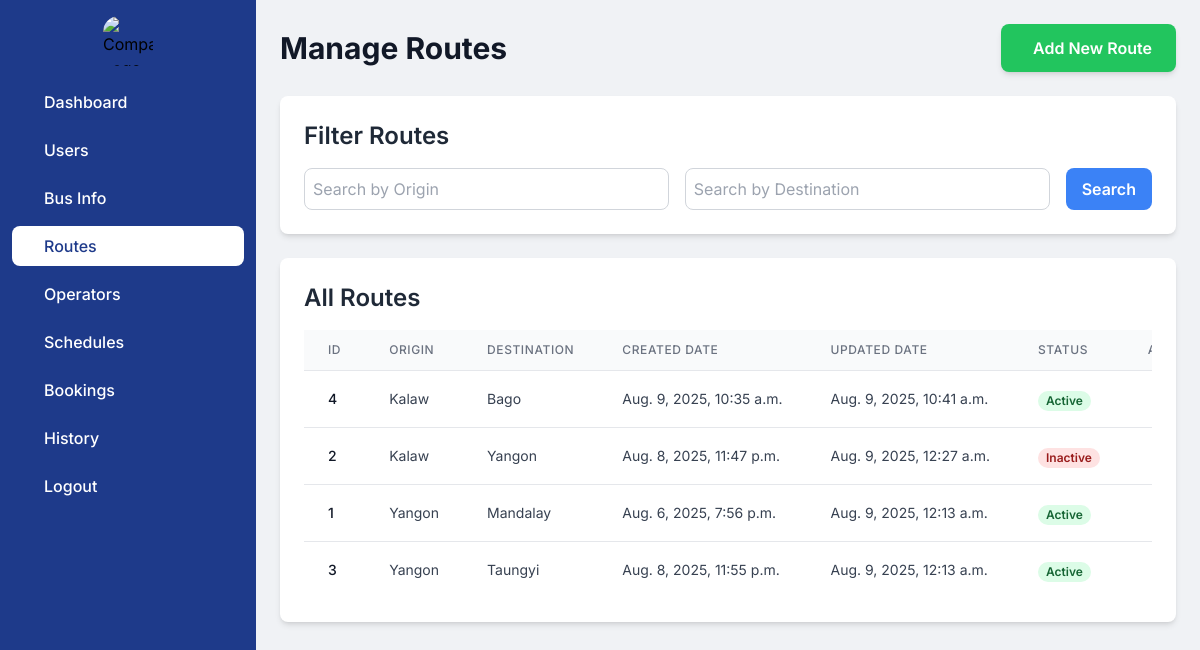
The app's page /admindashboard/route_home/, older data.
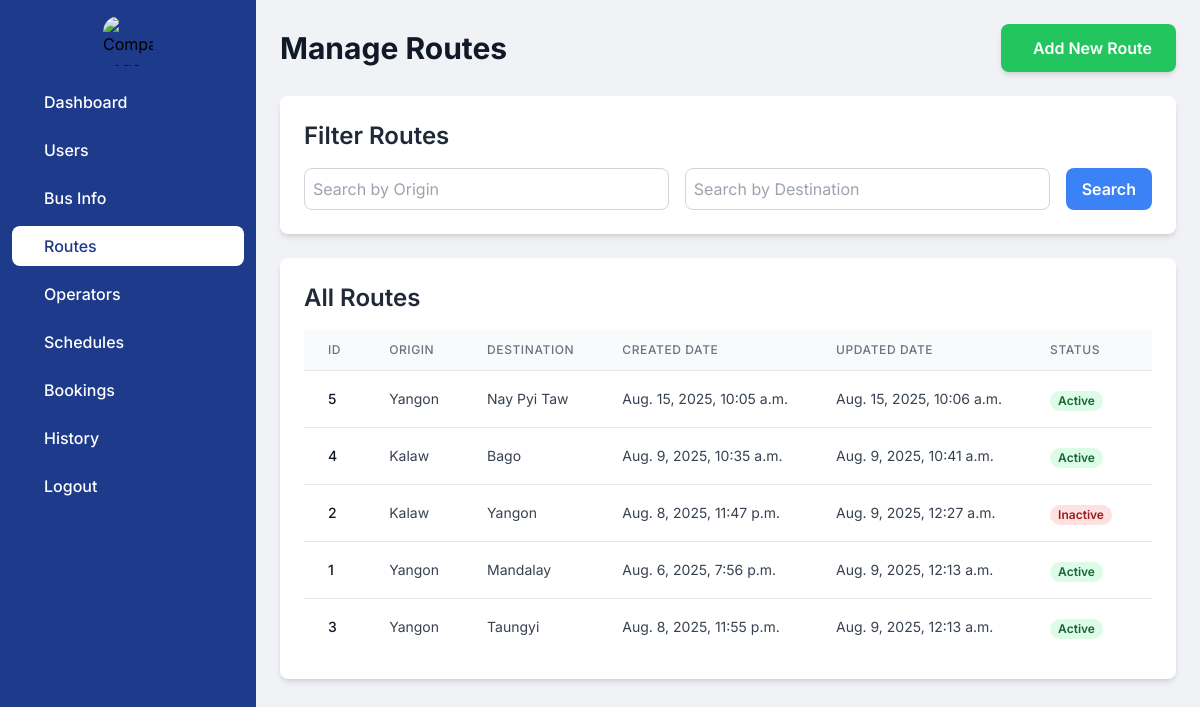
The same page, newer data.
### myapp/models.py (models this page shows, shortened)
class Route(models.Model):
    origin = models.CharField(max_length=30)
    destination = models.CharField(max_length=30)
    del_flag = models.IntegerField(default=0)
    created_date = models.DateTimeField(auto_now_add=True)
    updated_date = models.DateTimeField(auto_now=True)
    class Meta:
        verbose_name_plural = "Routes"

### myapp/views.py (the view)
# urls.py: path('admindashboard/route_home/',views.route_home,name='route_home'),
def route_home(request):
    origin_query = request.GET.get('origin', '')
    destination_query = request.GET.get('destination', '')
    routes = Route.objects.all()
    if origin_query:
        routes = routes.filter(Q(origin__icontains=origin_query))
    if destination_query:
        routes = routes.filter(Q(destination__icontains=destination_query))
    routes = routes.order_by('-updated_date')
    context = {
        'routes': routes,
        'origin_query': origin_query,
        'destination_query': destination_query,
    }
    return render(request, 'admin/route_home.html', context)

### myapp/context_processors.py (called while the page is built)
def route_choices(request):
    origins = Route.objects.values_list('origin', flat=True).distinct()
    destinations = Route.objects.values_list('destination', flat=True).distinct()
    return {
        'origins': origins,
        'destinations': destinations
    }

### templates/admin/route_home.html (shortened to what the changed rows need)
<!DOCTYPE html>
<html lang="en">
<head>
    <script src="https://cdn.tailwindcss.com"></script>
</head>
<body class="flex flex-col md:flex-row h-screen">
    <div class="flex-grow p-4 md:p-6 overflow-y-auto md:ml-64">
        <div class="flex flex-col md:flex-row md:items-center md:justify-between mb-6">
            <h1 class="text-2xl md:text-3xl font-bold text-gray-900 mb-4 md:mb-0">Manage Routes</h1>
        </div>
        <div class="bg-white rounded-lg shadow-md p-4 md:p-6 mb-6">
            <h2 class="text-xl md:text-2xl font-semibold text-gray-800 mb-4">Filter Routes</h2>
        </div>
        <div class="bg-white rounded-lg shadow-md p-4 md:p-6 mb-6">
            <h2 class="text-xl md:text-2xl font-semibold text-gray-800 mb-4">All Routes</h2>
            <div class="overflow-x-auto">
                <table class="min-w-full divide-y divide-gray-200">
                    <thead class="bg-gray-50">
                        <tr>
                            <th scope="col" class="px-3 md:px-6 py-3 text-left text-xs font-medium text-gray-500 uppercase tracking-wider">ID</th>
                            <th scope="col" class="px-3 md:px-6 py-3 text-left text-xs font-medium text-gray-500 uppercase tracking-wider">Origin</th>
                            <th scope="col" class="px-3 md:px-6 py-3 text-left text-xs font-medium text-gray-500 uppercase tracking-wider">Destination</th>
                            <th scope="col" class="px-3 md:px-6 py-3 text-left text-xs font-medium text-gray-500 uppercase tracking-wider">Created Date</th>
                            <th scope="col" class="px-3 md:px-6 py-3 text-left text-xs font-medium text-gray-500 uppercase tracking-wider">Updated Date</th>
                            <th scope="col" class="px-3 md:px-6 py-3 text-left text-xs font-medium text-gray-500 uppercase tracking-wider">Status</th>
                            <th scope="col" class="px-3 md:px-6 py-3 text-left text-xs font-medium text-gray-500 uppercase tracking-wider">Actions</th>
                        </tr>
                    </thead>
                    <tbody class="bg-white divide-y divide-gray-200">
                        {% if routes %}
                            {% for route in routes %}
                            <tr>
                                <td class="px-3 md:px-6 py-4 whitespace-nowrap text-sm font-medium text-gray-900">{{ route.id }}</td>
                                <td class="px-3 md:px-6 py-4 whitespace-nowrap text-sm text-gray-700">{{ route.origin }}</td>
                                <td class="px-3 md:px-6 py-4 whitespace-nowrap text-sm text-gray-700">{{ route.destination }}</td>
                                <td class="px-3 md:px-6 py-4 whitespace-nowrap text-sm text-gray-700">{{ route.created_date }}</td>
                                <td class="px-3 md:px-6 py-4 whitespace-nowrap text-sm text-gray-700">{{ route.updated_date }}</td>
                                <td class="px-3 md:px-6 py-4 whitespace-nowrap">
                                    <span class="px-2 inline-flex text-xs leading-5 font-semibold rounded-full {% if route.del_flag == 0 %}bg-green-100 text-green-800{% else %}bg-red-100 text-red-800{% endif %}">
                                        {% if route.del_flag == 0 %}Active{% else %}Inactive{% endif %}
                                    </span>
                                </td>
                                <td class="px-3 md:px-6 py-4 whitespace-nowrap text-left text-sm font-medium">
                                </td>
                            </tr>
                            {% endfor %}
                        {% else %}
                            <tr><td colspan="8" class="px-3 md:px-6 py-4 text-center text-gray-500">No routes found.</td></tr>
                        {% endif %}
                    </tbody>
                </table>
            </div>
        </div>
    </div>
</body>
</html>

Row changes from the older to the newer data that the page shows:
added Route: id "5", origin "Yangon", destination "Nay Pyi Taw", created_date "Aug. 15, 2025, 10:05 a.m.", updated_date "Aug. 15, 2025, 10:06 a.m.", del_flag "Active"
